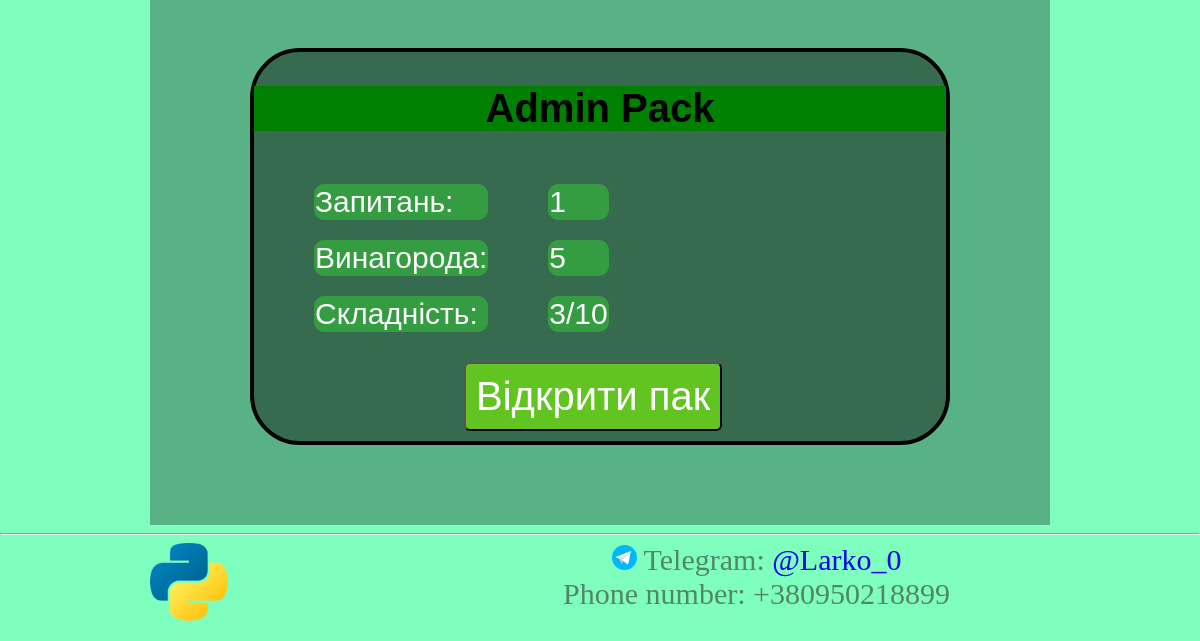
The app's page /catalog/packs/ (lower part), older data.
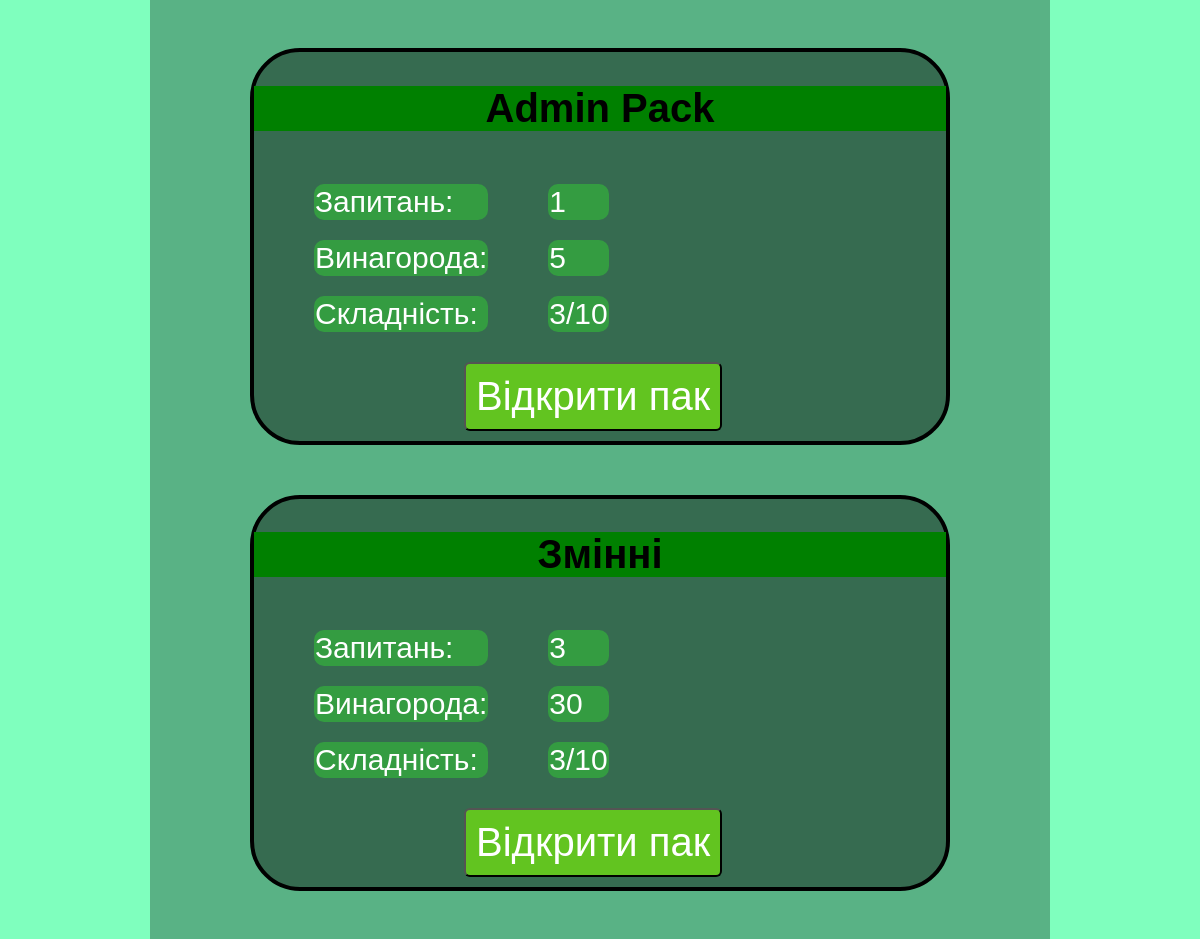
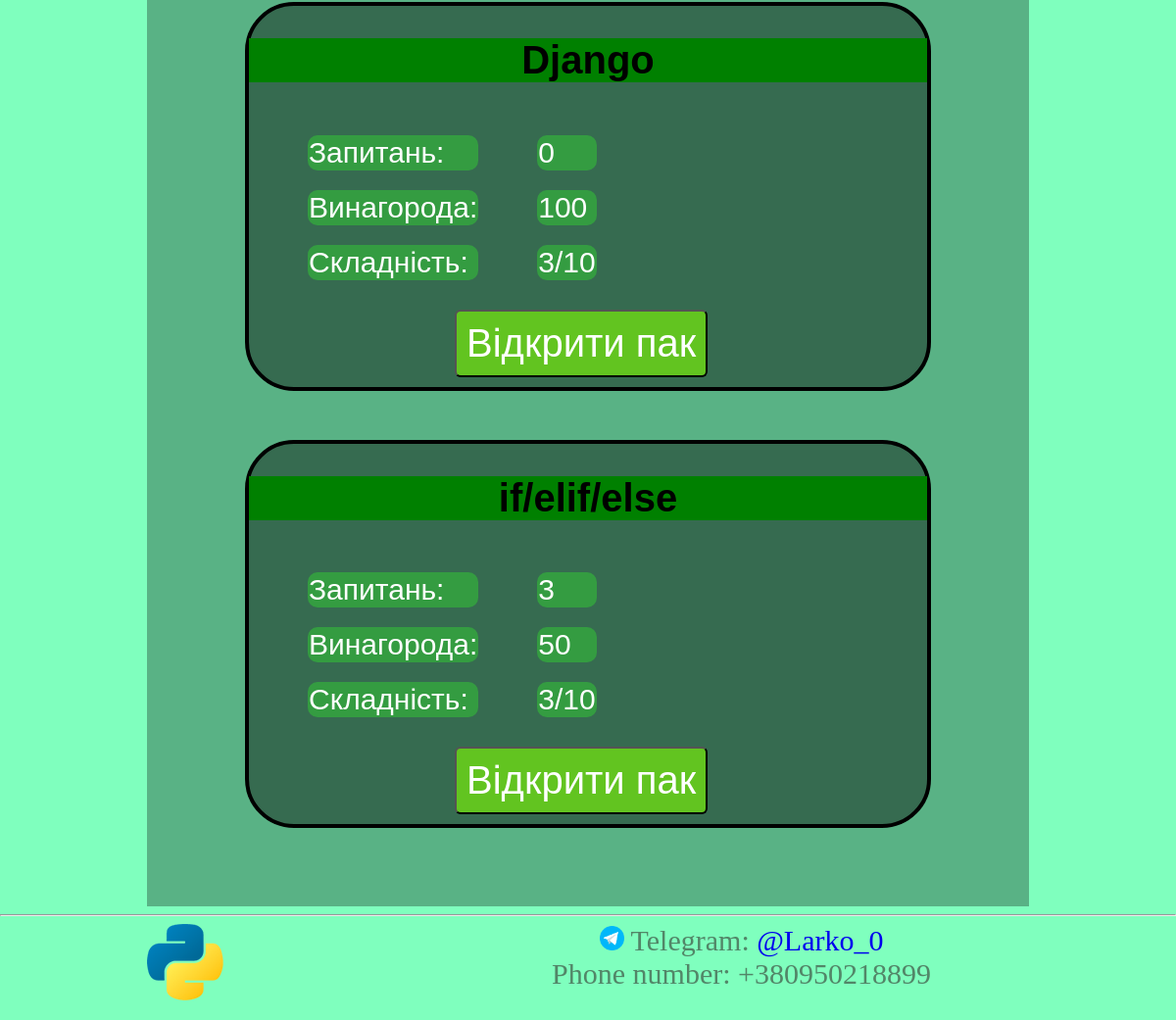
The same page, newer data (2 pictures, top to bottom).
### catalog/models.py (models this page shows, shortened)
class Pack(models.Model):
    name = models.CharField(max_length=50, default="PackName", help_text="Name of pack")
    reward = models.IntegerField(default=0, help_text="Reward in Paisons")
    difficulty = models.IntegerField(default=0, help_text="Difficult of pack")
    def count_of_questions(self):
        return self.question_set.count()

### catalog/views.py (the view)
# urls.py: path("packs/", views.packs, name="packs")
def packs(request):
    count_of_packs = Pack.objects.all().count()
    packs = Pack.objects.all()
    return render(request, "MyCabinet_page.html",
                  context={"count_of_packs": count_of_packs,
                           "all_packs": packs})

### catalog/templates/MyCabinet_page.html (shortened to what this page needs)
<!DOCTYPE html>
<html lang="en">
<head>
	{% load static %}
	<link rel="stylesheet" type="text/css" href="{% static 'css/MyCabinet_page.css' %}">
</head>
<body>
	<section id="tasks_back" class="container">
		<br>
		{% for pack in all_packs %}
		<div class="task" id="VariablesPower">
			<h2>{{ pack.name }}</h2>
			<table>
				<tr>
					<td class="keys">Запитань: </td>
					<td class="values">{{ pack.count_of_questions }}</td>
				</tr>
				<tr>
					<td class="keys">Винагорода: </td>
					<td class="values">{{ pack.reward }}</td>
				</tr>
				<tr>
					<td class="keys">Складність: </td>
					<td class="values">3/10</td>
				</tr>
			</table>
			<button  onclick="toPage('Pack_page.html', '_self')">
				<p>Відкрити пак</p>
			</button>
		</div>
		{% endfor %}
	</section>
	<footer>
		<hr/>
		<div class="container clearfix">
			<img src="{% static 'css/img/MiniLogo.png'%}", alt="Mini-logo", id="mini-logo">
			<p id="footer_info"><img style="width: 25px; height: auto;" src="{% static 'css/img/Telegram.png'%}"> Telegram: <a href="https://web.telegram.org/#/login">@Larko_0</a><br/>Phone number: +380950218899</p>
		</div>
	</footer>
</body>
</html>

Row changes from the older to the newer data that the page shows:
added Pack: name "Змінні", count_of_questions "3", reward "30"
added Pack: name "Django", count_of_questions "0", reward "100"
added Pack: name "if/elif/else", count_of_questions "3", reward "50"
